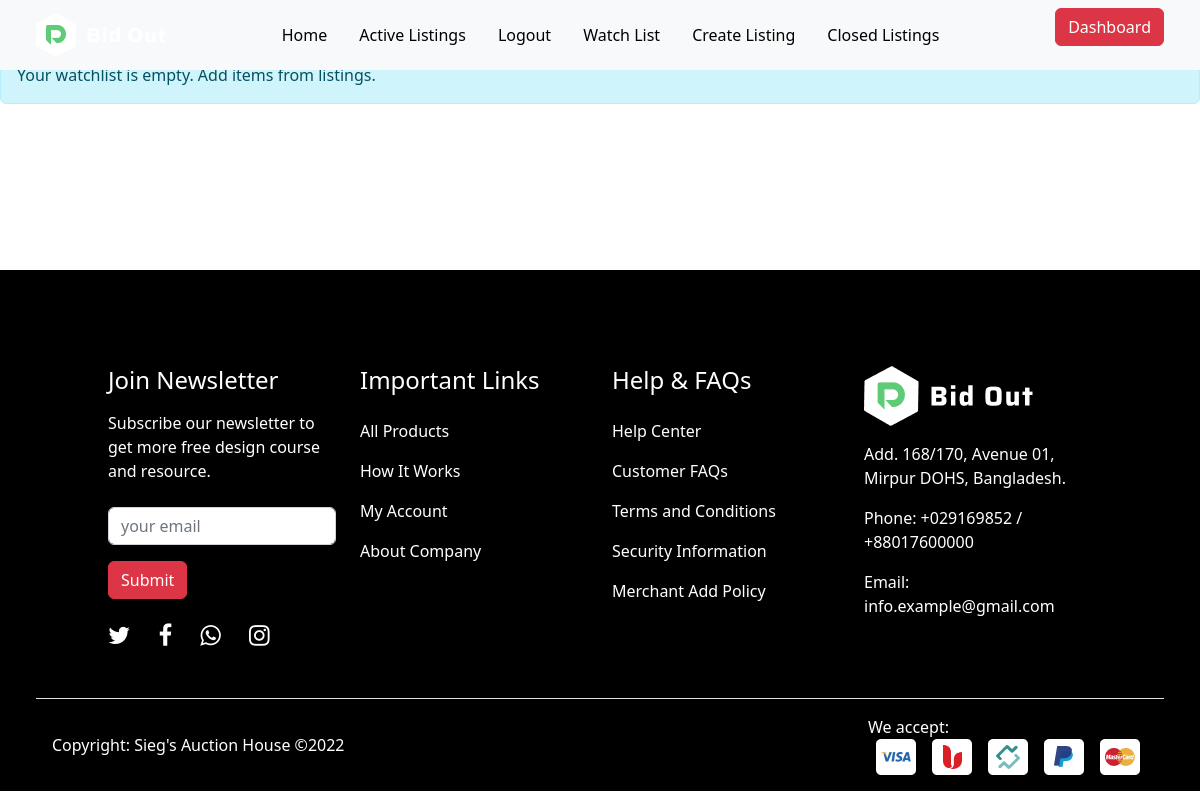
Before: /watchlist/ (signed in) with the older database file.
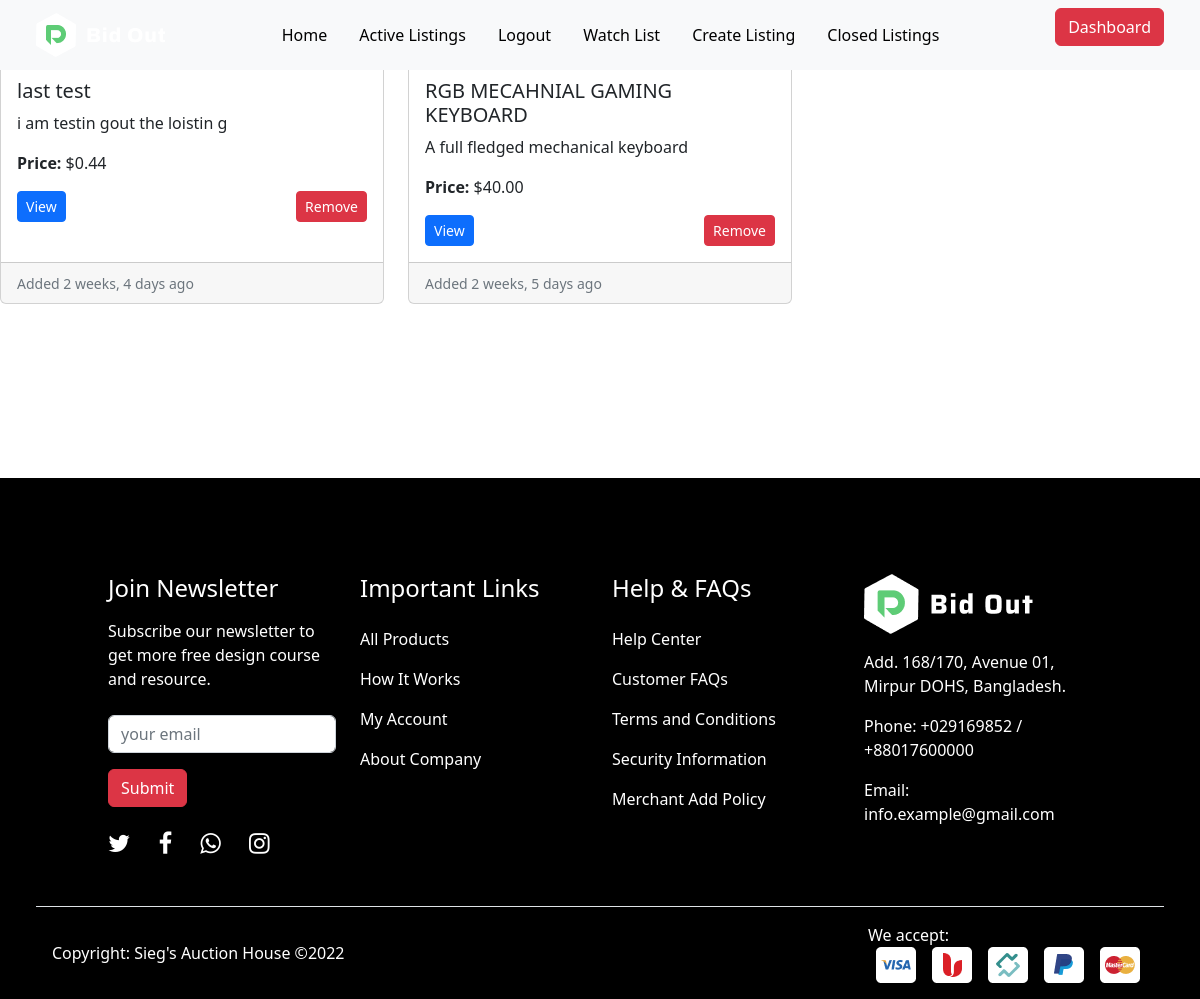
After: the same page with the newer database file.
### watchlist/models.py (models this page shows, shortened)
class Watchlist(models.Model):
    user = models.ForeignKey(User, on_delete=models.CASCADE, related_name='user_watchlist')
    listing = models.ForeignKey(AuctionListing, on_delete=models.CASCADE, related_name='watchlisted_by')
    added_at = models.DateTimeField(auto_now_add=True)
    class Meta:
        unique_together = ('user', 'listing')  # Prevent duplicates
        ordering = ['-added_at']

### auctions/models.py (models this page shows, shortened)
class AuctionListing(models.Model):
    title = models.CharField(max_length=100)
    description = models.TextField()
    starting_bid = models.DecimalField(max_digits=10, decimal_places=2)
    current_price = models.DecimalField(max_digits=10, decimal_places=2)
    imageurl = models.URLField(blank=True, null=True)
    category = models.ForeignKey(Category, on_delete=models.CASCADE)
    date_added = models.DateTimeField(auto_now_add=True)
    end_date = models.DateTimeField(null=True, blank=True)  # Added this field
    author = models.ForeignKey(User, on_delete=models.CASCADE, related_name='listings')
    is_active = models.BooleanField(default=True)
    winner = models.ForeignKey(User, on_delete=models.SET_NULL, null=True, blank=True, related_name='won_auctions')
    class Meta:
        ordering = ['-date_added']

### watchlist/views.py (the view)
# urls.py: path('watchlist/', watchlist_view, name='watchlist'),
@login_required
def watchlist_view(request):
    watchlist_items = request.user.user_watchlist.select_related('listing').all()
    return render(request, 'watchlist/watchlist.html', {
        'watchlist_items': watchlist_items
    })

### watchlist/templates/watchlist/watchlist.html (shortened to what this page needs)
{% extends "auctions/layout.html" %}
{% block content %}
    <h2>Your Watchlist</h2>
    <div class="row">
        {% for item in watchlist_items %}
            <div class="col-md-4 mb-4">
                <div class="card h-100">
                    <div class="card-body">
                        <h5 class="card-title">{{ item.listing.title }}</h5>
                        <p class="card-text">{{ item.listing.description|truncatechars:100 }}</p>
                        <p class="card-text"><strong>Price:</strong> ${{ item.listing.current_price }}</p>
                        <div class="d-flex justify-content-between">
                            <a href="{% url 'auctions:listing_detail' item.listing.id %}" class="btn btn-primary btn-sm">View</a>
                            <form method="post" action="{% url 'watchlist:toggle_watchlist' item.listing.id %}">
                                <button type="submit" class="btn btn-danger btn-sm">Remove</button>
                            </form>
                        </div>
                    </div>
                    <div class="card-footer">
                        <small class="text-muted">Added {{ item.added_at|timesince }} ago</small>
                    </div>
                </div>
            </div>
        {% empty %}
            <div class="col-12">
                <div class="alert alert-info">
                    Your watchlist is empty. Add items from listings.
                </div>
            </div>
        {% endfor %}
    </div>
{% endblock %}

### auctions/templates/auctions/layout.html (shortened to what this page needs)
{% load static %}
<!doctype html>
<html lang="en">
  <head>
    <link href="https://cdn.jsdelivr.net/npm/bootstrap@5.2.1/dist/css/bootstrap.min.css" rel="stylesheet"
>
    <link rel="stylesheet" href="{% static 'izi/dist/css/iziToast.min.css' %}">
    <link rel="stylesheet" href="https://cdnjs.cloudflare.com/ajax/libs/font-awesome/4.7.0/css/font-awesome.min.css">
    <link rel="stylesheet" href="https://cdn.jsdelivr.net/npm/bootstrap-icons@1.8.2/font/bootstrap-icons.css">
    <link rel="stylesheet" type="text/css" href="{% static 'assets/css/style.css' %}">
  </head>
  <body>
    <nav class="navbar navbar-expand-lg bg-light fixed-top fs-6" id="fixed-top-bar">
      <div class="container-fluid mx-4 d-flex justify-content-space-evenly">
        <a class="navbar-brand me-auto" href="{% url 'auctions:home' %}">
          <img src="{% static 'assets/images/header-logo.png' %}" alt="logo" class="img-fluid">
        </a>
        <div class="collapse navbar-collapse" id="navbarNavDropdown">
          <ul class="navbar-nav mx-auto">
            <li class="nav-item mx-2">
              <a class="nav-link active" href="{% url 'auctions:home' %}">Home</a>
            </li>
            <li class="nav-item mx-2">
              <a class="nav-link" href="{% url 'auctions:index' %}">Active Listings</a>
            </li>
            {% if request.user.is_authenticated %}
              <li class="nav-item mx-2">
                <a class="nav-link" href="{% url 'auctions:logout' %}">Logout</a>
              </li>
              <li class="nav-item mx-2">
                <a class="nav-link" href="{% url 'auctions:watchlist' %}">Watch List</a>
              </li>
              <li class="nav-item mx-2">
                <a class="nav-link" href="{% url 'auctions:create' %}">Create Listing</a>
              </li>
              <li class="nav-item mx-2">
                <a class="nav-link" href="">Closed Listings</a>
              </li>
            {% endif %}
          </ul>
          {% if request.user.is_authenticated %}
            <div class="top-control d-flex text-danger">
              <a href="{% url 'auctions:dashboard' %}">
                <button class="btn btn-md btn-danger my-3 mt-md-0">Dashboard</button>
              </a>
            </div>
          {% endif %}
        </div>
      </div>
    </nav>
    {% block content %}{% endblock %}
    <div class="container-fluid footer bg-black text-white px-md-5">
      <div class="row mx-md-5 pt-5">
        <div class="col-12 col-md-6 col-lg-3 pt-5">
          <div class="access">
            <h4 class="mb-3">Join Newsletter</h4>
            <p class="mb-4">Subscribe our newsletter to get more free design course and resource.</p>
            <input type="text" name="subscribe" class="form-control" placeholder="your email">
            <button class="btn btn-danger btn-md mt-3" type="submit">Submit</button>
            <div class="socials mt-4">
              <a class="me-4" href=""><i class="fa fs-4 fa-solid fa-twitter"></i></a>
              <a class="me-4" href=""><i class="fa fs-4 fa-solid fa-facebook"></i></a>
              <a class="me-4" href=""><i class="fa fs-4 fa-solid fa-whatsapp"></i></a>
              <a class="me-4" href=""><i class="fa fs-4 fa-solid fa-instagram"></i></a>
            </div>
          </div>
        </div>
        <div class="col-12 col-md-6 col-lg-3 pt-5">
          <div class="links">
            <h4 class="mb-4">Important Links</h4>
            <div class="important-links d-grid gap-3">
              <a href="#">All Products</a>
              <a href="#">How It Works</a>
              <a href="#">My Account</a>
              <a href="#">About Company</a>
            </div>
          </div>
        </div>
        <div class="col-12 col-md-6 col-lg-3 pt-5">
          <div class="help">
            <h4 class="mb-4">Help & FAQs</h4>
            <div class="help-links d-grid gap-3">
              <a href="#">Help Center</a>
              <a href="#">Customer FAQs</a>
              <a href="#">Terms and Conditions</a>
              <a href="#">Security Information</a>
              <a href="#">Merchant Add Policy</a>
            </div>
          </div>
        </div>
        <div class="col-12 col-md-6 col-lg-3 pt-5">
          <div class="about">
            <img src="{% static 'assets/images/footer-logo.png' %}" alt="logo" class="img-fluid mb-3">
            <p>Add. 168/170, Avenue 01, Mirpur DOHS, Bangladesh.</p>
            <p>Phone: +029169852 / +88017600000</p>
            <p>Email: info.example@gmail.com</p>
          </div>
        </div>
      </div>
      <div class="row border-top mt-5">
        <div class="col-12 d-grid d-md-flex justify-content-between align-items-center pt-3 px-3">
          <p>Copyright: Sieg's Auction House &copy;2022</p>
          <p>We accept:
            <span class="d-flex justify-content-between">
              <img src="{% static 'assets/images/footer-pay1.png' %}" alt="VISA" class="img-fluid mx-2">
              <img src="{% static 'assets/images/footer-pay2.png' %}" alt="BLU" class="img-fluid mx-2">
              <img src="{% static 'assets/images/footer-pay3.png' %}" alt="VENMO" class="img-fluid mx-2">
              <img src="{% static 'assets/images/footer-pay4.png' %}" alt="PayPal" class="img-fluid mx-2">
              <img src="{% static 'assets/images/footer-pay5.png' %}" alt="MasterCard" class="img-fluid mx-2">
            </span>
          </p>
        </div>
      </div>
    </div>
  </body>
</html>

### static/assets/css/style.css (style rules this page uses)
* { box-sizing: border-box; }
a { color: unset; text-decoration: none; }
.navbar-nav li a { color: #000 !important; }
.footer { margin-top: 150px !important; }

Changed rows visible on the page:
added Watchlist: listing "last test", listing.description "i am testin gout the loistin g", listing.current_price "0.44", added_at "2 weeks, 4 days"
added Watchlist: listing "RGB MECAHNIAL GAMING KEYBOARD", listing.description "A full fledged mechanical keyboard", listing.current_price "40.00", added_at "2 weeks, 5 days"
Other visible differences:
text no longer shown: "Your watchlist is empty. Add items from listings."
